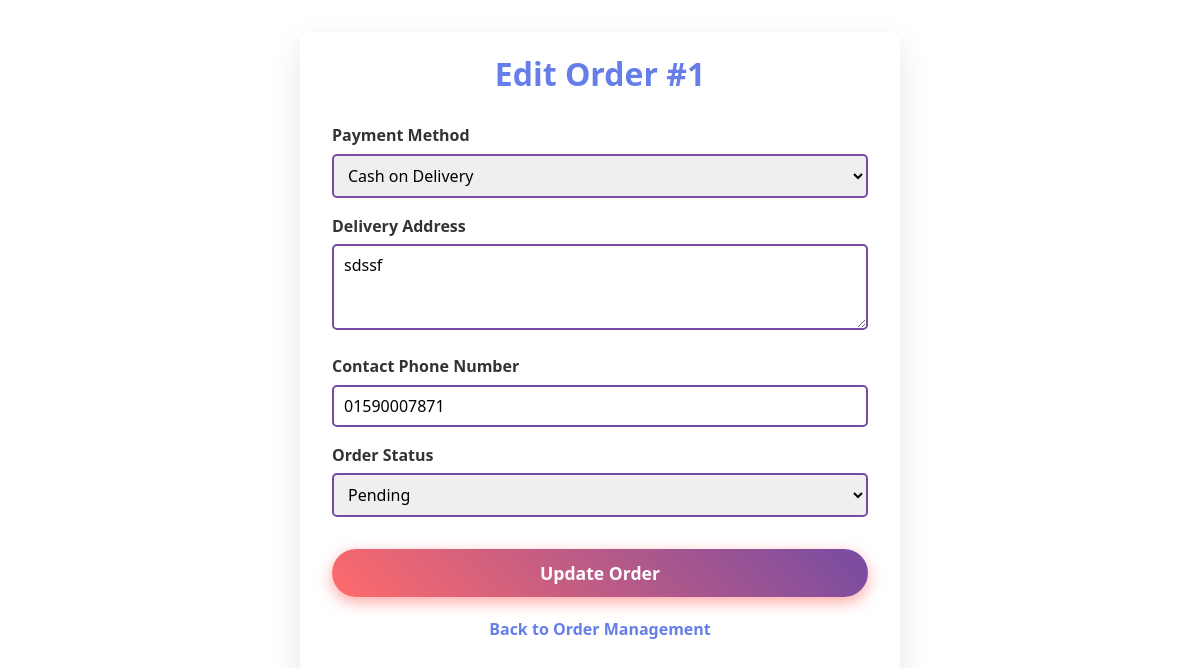
Page /View/edit_order.php?id=1 (signed in) on the committed database.
### tables this page shows
CREATE TABLE `orders` (
  `order_id` int(11) NOT NULL,
  `user_id` int(11) NOT NULL,
  `order_date` datetime NOT NULL DEFAULT current_timestamp(),
  `payment_method` varchar(50) NOT NULL,
  `address` text NOT NULL,
  `phone` varchar(20) NOT NULL,
  `total_amount` decimal(10,2) NOT NULL,
  `status` varchar(30) NOT NULL DEFAULT 'Pending'
);

### Model/orderModel.php (called while the page is built, shortened)
<?php
function getOrderById($orderId) {
    $con = getConnection();
    $orderId = (int)$orderId;
    $sql = "SELECT * FROM orders WHERE order_id = ?";
    $stmt = mysqli_prepare($con, $sql);
    mysqli_stmt_bind_param($stmt, 'i', $orderId);
    mysqli_stmt_execute($stmt);
    $result = mysqli_stmt_get_result($stmt);
    $order = mysqli_fetch_assoc($result);
    return $order;
}
?>

### View/edit_order.php (the view, shortened to what this page needs)
<?php
require_once('../model/orderModel.php');
$orderId = $_GET['id'] ?? null;
$order = getOrderById($orderId);
?>
<!DOCTYPE html>
<html lang="en">
<head>
<link rel="stylesheet" href="../asset/css/landingpage.css" />
<link rel="stylesheet" href="../asset/css/edit-order.css" />
</head>
<body>
<h1>Edit Order #<?= htmlspecialchars($orderId) ?></h1>
<form method="POST">
  <label for="payment_method">Payment Method</label>
  <select id="payment_method" name="payment_method" required>
    <option value="cash" <?= $order['payment_method'] === 'cash' ? 'selected' : '' ?>>Cash on Delivery</option>
  </select>
  <label for="address">Delivery Address</label>
  <textarea id="address" name="address" rows="3" required><?= htmlspecialchars($order['address']) ?></textarea>
  <label for="phone">Contact Phone Number</label>
  <input type="text" id="phone" name="phone" value="<?= htmlspecialchars($order['phone']) ?>" required />
  <label for="status">Order Status</label>
  <select id="status" name="status" required>
    <option value="Pending" <?= $order['order_status'] === 'Pending' ? 'selected' : '' ?>>Pending</option>
  </select>
  <button type="submit">Update Order</button>
</form>
<a href="order_management.php" class="back">Back to Order Management</a>
</body>
</html>

### Asset/css/landingpage.css (style rules this page uses)
* { margin: 0; padding: 0; box-sizing: border-box; }
body { font-family: 'Segoe UI', Tahoma, Geneva, Verdana, sans-serif; line-height: 1.6; color: #333; background: linear-gradient(135deg, #667eea 0%, #764ba2 100%); min-height: 100vh; }

### Asset/css/edit-order.css (style rules this page uses)
body { font-family: 'Segoe UI', Tahoma, Geneva, Verdana, sans-serif; max-width: 600px; margin: 2rem auto; padding: 1rem 2rem; background: white; border-radius: 10px; box-shadow: 0 10px 30px rgba(0,0,0,0.1); color: #333; min-height: 100vh; }
h1 { text-align: center; color: #667eea; margin-bottom: 1.5rem; font-weight: 700; }
label { display: block; margin-top: 1rem; font-weight: 700; }
input[type="text"], textarea, select { width: 100%; padding: 8px 10px; margin-top: 5px; border: 2px solid #764ba2; border-radius: 5px; font-size: 1rem; box-sizing: border-box; font-family: inherit; resize: vertical; }
button { margin-top: 2rem; background: linear-gradient(45deg, #ff6b6b, #764ba2); color: white; padding: 12px 20px; border: none; border-radius: 30px; font-size: 1.1rem; cursor: pointer; box-shadow: 0 5px 15px rgba(255, 107, 107, 0.6); transition: all 0.3s ease; width: 100%; font-family: inherit; font-weight: 700; }
a.back { display: inline-block; margin-top: 20px; text-decoration: none; color: #667eea; font-weight: 700; text-align: center; width: 100%; }

### rows in the picture
orders: payment_method "Cash on Delivery", address "sdssf", phone "01590007871"

### other values in the picture
$orderId "1"
